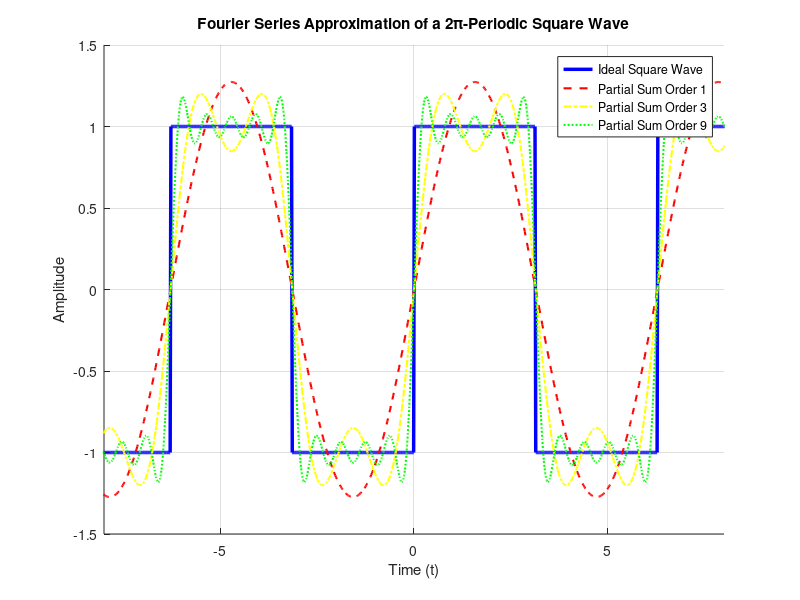

This chart was generated by the following MATLAB code:
% 8. Approximate a 2pi-periodic square wave using a Fourier series. (Compare all cases when the partial sum order is 1, 3, and 9.)

% Define a time vector(-3pi to 3pi)
t = linspace(-3*pi, 3*pi, 1000);

% The square() function in MATLAB generates a 2pi-periodic square wave.
y_ideal = square(t);

% Initialize the approximation vector
y_approx = zeros(size(t));

y_N1 = [];
y_N3 = [];
% For a symmetric square wave (an odd function), the Fourier series only contains sine terms for odd harmonics (n = 1, 3, 5, ...).
for N = 1:2:9
    y_approx = y_approx + (1/N) * sin(N*t);
    if N == 1
        y_N1 = (4/pi) * y_approx;
    elseif N == 3
        y_N3 = (4/pi) * y_approx;
    end
end
y_N9 = (4/pi) * y_approx;

figure;
hold on;
plot(t, y_ideal, 'b-', 'LineWidth', 2.5, 'DisplayName', 'Ideal Square Wave');
plot(t, y_N1, 'r--', 'LineWidth', 1.5, 'DisplayName', 'Partial Sum Order 1');
plot(t, y_N3, 'y-.', 'LineWidth', 1.5, 'DisplayName', 'Partial Sum Order 3');
plot(t, y_N9, 'g:', 'LineWidth', 1.5, 'DisplayName', 'Partial Sum Order 9');
title('Fourier Series Approximation of a 2\pi-Periodic Square Wave');
xlabel('Time (t)');
ylabel('Amplitude');
grid on;
axis([-8, 8, -1.5, 1.5]);
legend('Location', 'best');
hold off;